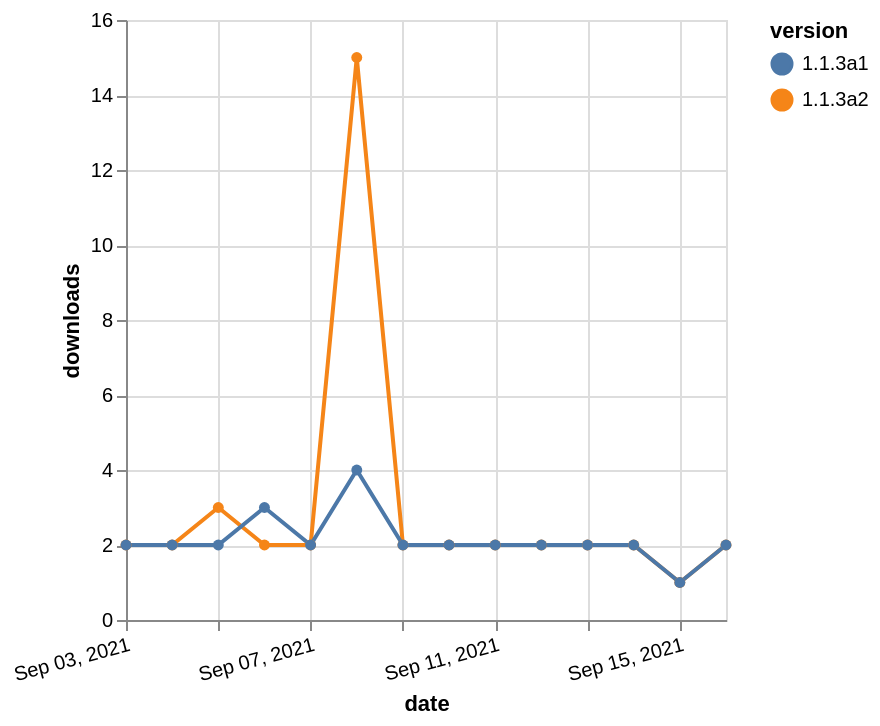

Here is the Vega-Lite specification saved for this chart:
### Vega-Lite specification from a JSON file in a GitHub repository (floating-point values rounded to 4 significant figures)
{"$schema": "https://vega.github.io/schema/vega-lite/v5.json", "description": "A simple bar chart with embedded data.", "data": {"values": [{"date": "2021-09-03", "total": 2676, "delta": 2, "version": "1.1.3a2"}, {"date": "2021-09-04", "total": 2678, "delta": 2, "version": "1.1.3a2"}, {"date": "2021-09-05", "total": 2681, "delta": 3, "version": "1.1.3a2"}, {"date": "2021-09-06", "total": 2683, "delta": 2, "version": "1.1.3a2"}, {"date": "2021-09-07", "total": 2685, "delta": 2, "version": "1.1.3a2"}, {"date": "2021-09-08", "total": 2700, "delta": 15, "version": "1.1.3a2"}, {"date": "2021-09-09", "total": 2702, "delta": 2, "version": "1.1.3a2"}, {"date": "2021-09-10", "total": 2704, "delta": 2, "version": "1.1.3a2"}, {"date": "2021-09-11", "total": 2706, "delta": 2, "version": "1.1.3a2"}, {"date": "2021-09-12", "total": 2708, "delta": 2, "version": "1.1.3a2"}, {"date": "2021-09-13", "total": 2710, "delta": 2, "version": "1.1.3a2"}, {"date": "2021-09-14", "total": 2712, "delta": 2, "version": "1.1.3a2"}, {"date": "2021-09-15", "total": 2713, "delta": 1, "version": "1.1.3a2"}, {"date": "2021-09-16", "total": 2715, "delta": 2, "version": "1.1.3a2"}, {"date": "2021-09-03", "total": 2350, "delta": 2, "version": "1.1.3a1"}, {"date": "2021-09-04", "total": 2352, "delta": 2, "version": "1.1.3a1"}, {"date": "2021-09-05", "total": 2354, "delta": 2, "version": "1.1.3a1"}, {"date": "2021-09-06", "total": 2357, "delta": 3, "version": "1.1.3a1"}, {"date": "2021-09-07", "total": 2359, "delta": 2, "version": "1.1.3a1"}, {"date": "2021-09-08", "total": 2363, "delta": 4, "version": "1.1.3a1"}, {"date": "2021-09-09", "total": 2365, "delta": 2, "version": "1.1.3a1"}, {"date": "2021-09-10", "total": 2367, "delta": 2, "version": "1.1.3a1"}, {"date": "2021-09-11", "total": 2369, "delta": 2, "version": "1.1.3a1"}, {"date": "2021-09-12", "total": 2371, "delta": 2, "version": "1.1.3a1"}, {"date": "2021-09-13", "total": 2373, "delta": 2, "version": "1.1.3a1"}, {"date": "2021-09-14", "total": 2375, "delta": 2, "version": "1.1.3a1"}, {"date": "2021-09-15", "total": 2376, "delta": 1, "version": "1.1.3a1"}, {"date": "2021-09-16", "total": 2378, "delta": 2, "version": "1.1.3a1"}]}, "width": "container", "mark": {"type": "line", "point": {"filled": true}}, "encoding": {"x": {"field": "date", "type": "temporal", "timeUnit": "yearmonthdate", "title": "date", "axis": {"labelAngle": -15}}, "y": {"field": "delta", "type": "quantitative", "title": "downloads"}, "color": {"field": "version", "type": "nominal"}, "tooltip": {"field": "delta"}}}
